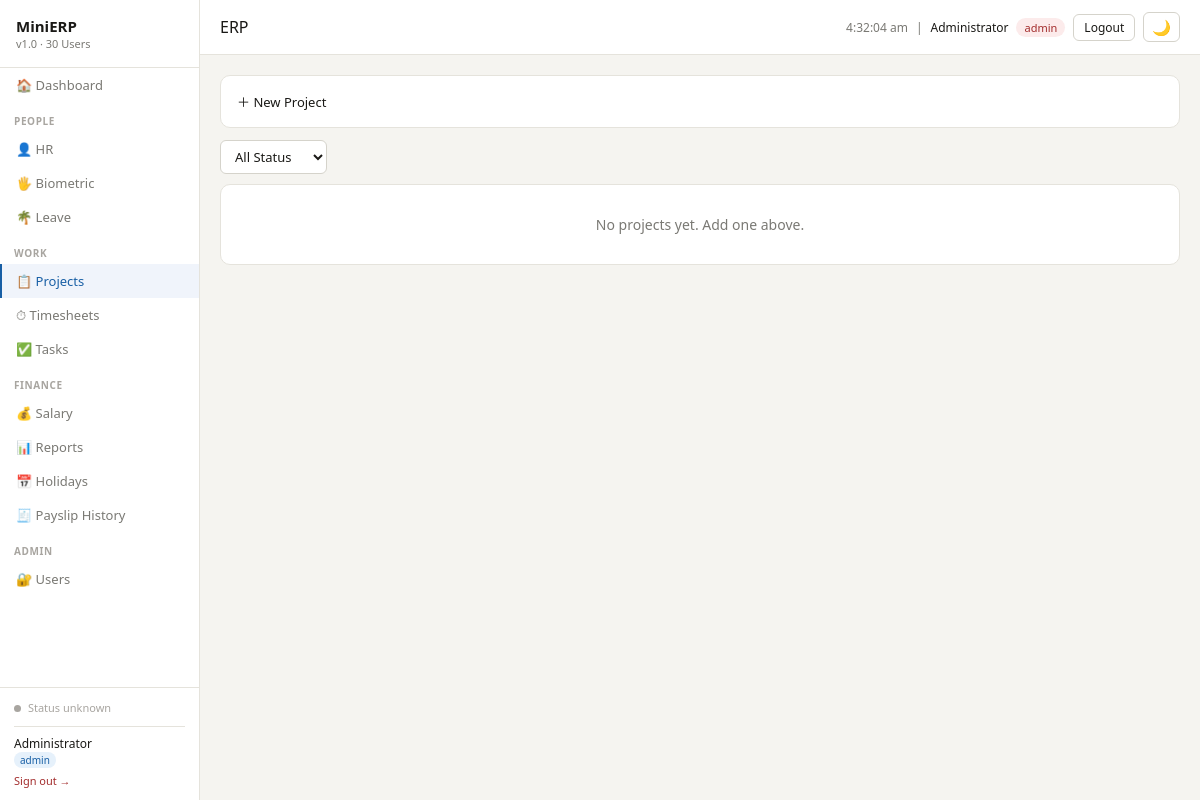
Before: /projects/ (signed in) with the older database file.
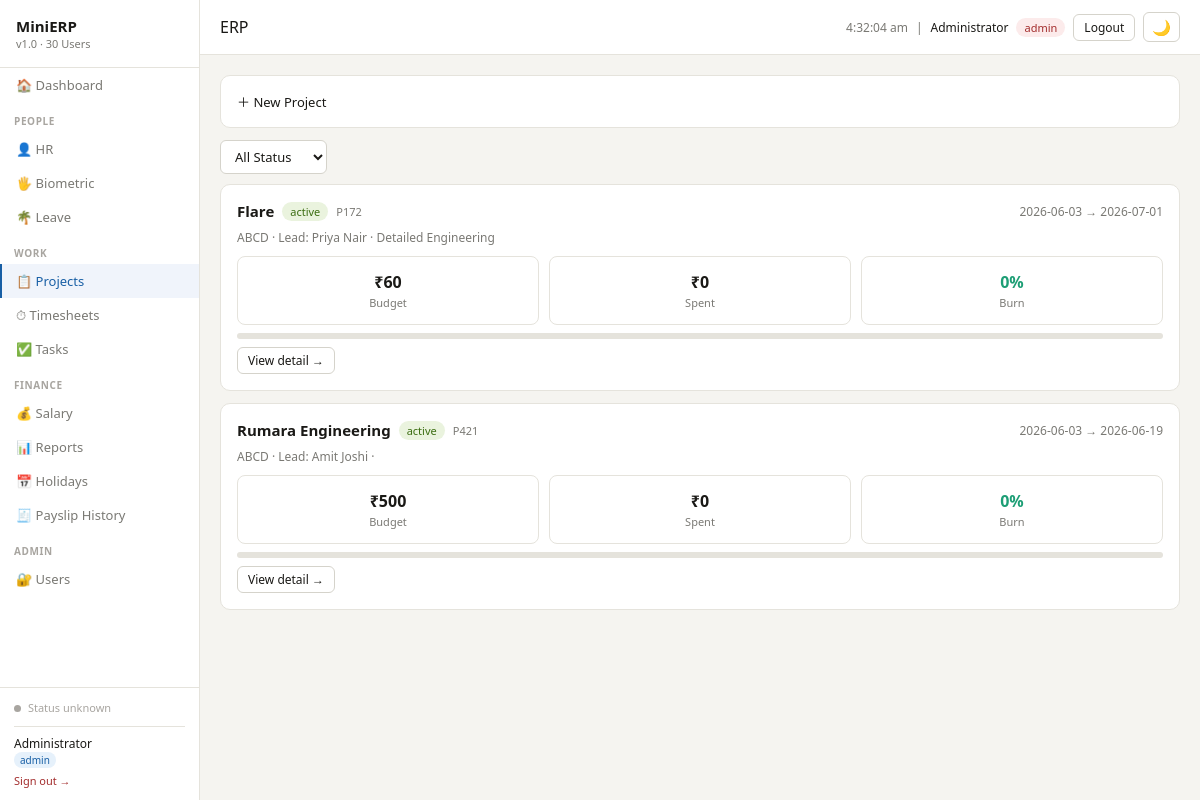
After: the same page with the newer database file.
### tables this page shows
CREATE TABLE projects (
        id       TEXT PRIMARY KEY,
        name     TEXT NOT NULL,
        client   TEXT NOT NULL,
        type     TEXT,
        status   TEXT DEFAULT 'active',
        start_date TEXT,
        end_date   TEXT,
        budget   REAL,
        spent    REAL DEFAULT 0,
        lead     TEXT,
        billing_type TEXT DEFAULT 'Fixed price'
    );

### modules/projects.py (the view)
@login_required
@projects_bp.route("/")
def index():
    conn   = get_conn()
    status = request.args.get("status", "")
    sql    = "SELECT * FROM projects"
    params = []
    if status:
        sql += " WHERE status=?"; params.append(status)
    projects  = conn.execute(sql, params).fetchall()
    employees = _all_employees(conn)   # needed for Add Project lead/members dropdowns
    conn.close()
    return render_template("projects.html", projects=projects,
                           employees=employees, status=status)

### modules/auth.py (called while the page is built, shortened)
def load_user(user_id):
    conn = get_conn()
    row = conn.execute(
        "SELECT * FROM users WHERE id=?",
        (user_id,),
    ).fetchone()
    conn.close()
    return User(row) if row and row["active"] else None

@auth_bp.before_app_request
def force_password_change():
    if not current_user.is_authenticated:
        return
    allowed_endpoints = {
        "auth.change_password",
        "auth.logout",
        "static",
    }
    if current_user.must_change_password and request.endpoint not in allowed_endpoints:
        return redirect(url_for("auth.change_password"))

    @property
    def is_admin(self):
        return self.role == "admin"

    @property
    def is_hr(self):
        return self.role in ("admin", "hr")

    def can(self, module):
        if self.role == "admin":
            return True

### modules/db.py (called while the page is built)
def get_conn():
    conn = sqlite3.connect(DB_PATH)
    conn.row_factory = sqlite3.Row
    conn.execute("PRAGMA foreign_keys = ON")
    return conn

### modules/projects.py (called while the page is built)
def _all_employees(conn):
    return conn.execute("SELECT id, name FROM employees WHERE status='active' ORDER BY name").fetchall()

### templates/projects.html (shortened to what this page needs)
{% extends "base.html" %}
{% set active = "projects" %}
{% block content %}
<details class="card" {{ 'open' if show_form }}>
  <summary style="cursor:pointer;font-weight:500;font-size:13px;list-style:none">
    ＋ New Project
  </summary>
</details>
<div class="flex" style="margin-bottom:10px">
  <form method="GET" action="/projects" style="display:flex;gap:6px">
    <select name="status" onchange="this.form.submit()">
      <option value="" {{ 'selected' if not status }}>All Status</option>
    </select>
  </form>
</div>
{% for p in projects %}
<div class="card">
  <div class="flex" style="margin-bottom:8px">
    <a href="/projects/detail/{{ p.id }}" style="font-weight:600;font-size:15px">{{ p.name }}</a>
    <span class="badge {{ 'badge-green' if p.status=='active' else 'badge-amber' if p.status=='on-hold' else 'badge-blue' if p.status=='completed' else 'badge-gray' }}">{{ p.status }}</span>
    <span style="font-size:11px;color:#7A7974">{{ p.id }}</span>
    <span class="ml-auto" style="font-size:12px;color:#7A7974">{{ p.start_date }} → {{ p.end_date }}</span>
  </div>
  <div style="font-size:12px;color:#7A7974;margin-bottom:10px">{{ p.client }} · Lead: {{ p.lead }} · {{ p.type or '' }}</div>
  <div class="metric-grid cols-3" style="margin-bottom:8px">
    <div class="metric"><div class="metric-val" style="font-size:16px">₹{{ "{:,.0f}".format(p.budget) }}</div><div class="metric-lbl">Budget</div></div>
    <div class="metric"><div class="metric-val" style="font-size:16px">₹{{ "{:,.0f}".format(p.spent) }}</div><div class="metric-lbl">Spent</div></div>
    <div class="metric"><div class="metric-val" style="font-size:16px;color:{{ '#A32D2D' if p.budget and (p.spent/p.budget)>0.8 else '#1D9E75' }}">{{ "{:.0f}".format(p.spent/p.budget*100) if p.budget else 0 }}%</div><div class="metric-lbl">Burn</div></div>
  </div>
  {% if p.budget %}
  <div class="progress-bar"><div class="progress-fill" style="width:{{ [p.spent/p.budget*100,100]|min }}%;background:{{ '#E24B4A' if (p.spent/p.budget)>0.8 else '#185FA5' }}"></div></div>
  {% endif %}
  <div class="flex" style="margin-top:8px">
    <a href="/projects/detail/{{ p.id }}" class="btn btn-sm">View detail →</a>
  </div>
</div>
{% else %}
<div class="card" style="text-align:center;color:#7A7974;padding:30px">No projects yet. Add one above.</div>
{% endfor %}
{% endblock %}

Changed rows visible on the page:
added projects: name "Flare", status "active", id "P172", start_date "2026-06-03", end_date "2026-07-01", client "ABCD", lead "Priya Nair", type "Detailed Engineering", budget "60", spent "0", budget+spent "0"
added projects: name "Rumara Engineering", status "active", id "P421", start_date "2026-06-03", end_date "2026-06-19", client "ABCD", lead "Amit Joshi", budget "500", spent "0", budget+spent "0"
Other visible differences:
text no longer shown: "No projects yet. Add one above."
